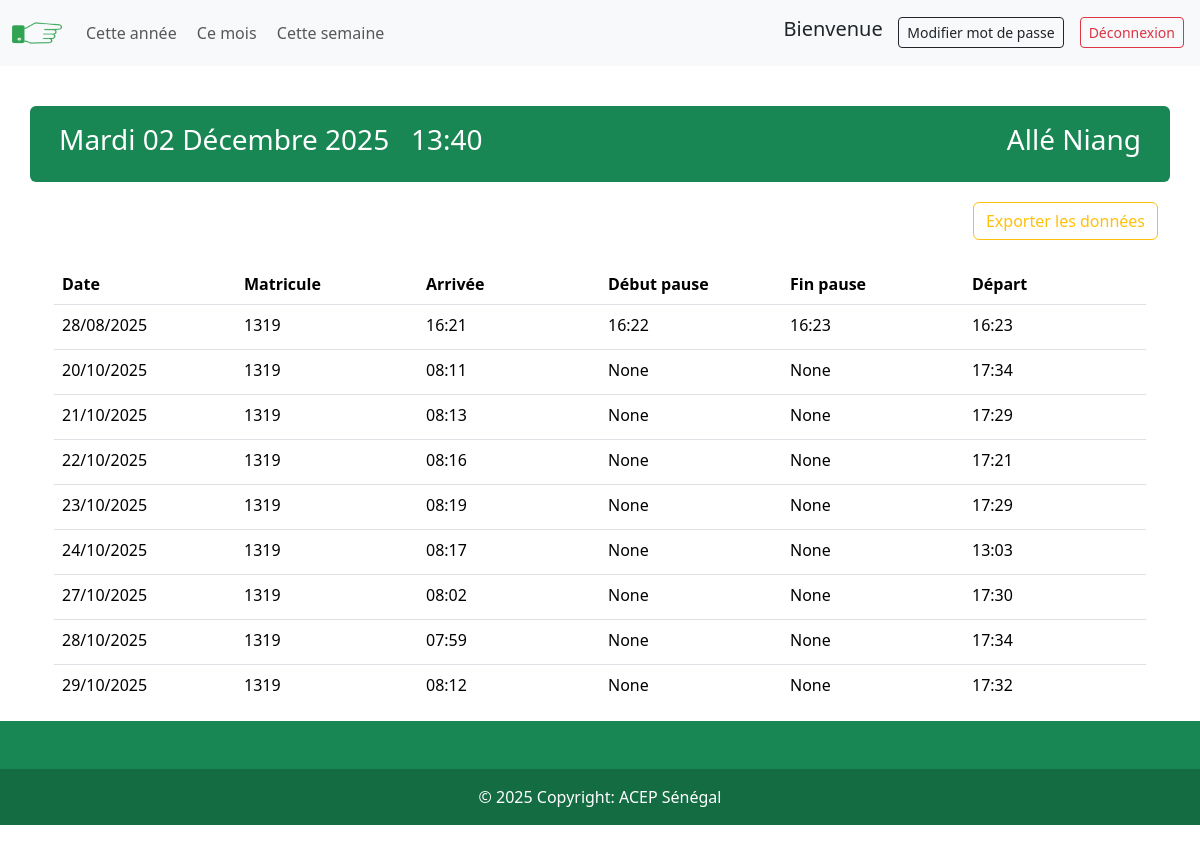
Page /annee (signed in) on the committed database.
### app/models.py (models this page shows)
class pointage(models.Model):
    date = models.CharField(max_length=100)
    matricule = models.CharField(max_length=100)
    agent = models.CharField(max_length=100)
    arrivee = models.CharField(max_length=100)
    locarrivee = models.CharField(max_length=100)
    debutpause = models.CharField(max_length=100, null=True)
    locdebutpause = models.CharField(max_length=100, null=True)
    finpause = models.CharField(max_length=100, null=True)
    locfinpause = models.CharField(max_length=100, null=True)
    depart = models.CharField(max_length=100, null=True)
    locdepart = models.CharField(max_length=100, null=True)

### app/views.py (the view)
# urls.py: path('annee', views.pannee, name="pannee"),
@login_required
def pannee(request):
    mois = {1:'Janvier', 2:'Février', 3:'Mars', 4:'Avril', 5:'Mai', 6:'Juin', 7:'Juillet', 8:'Août', 9:'Septembre', 10:'Octobre', 11:'Novembre', 12:'Décembre'}
    current_dateTime = datetime.datetime.now()
    m = mois[int(current_dateTime.strftime("%m"))].capitalize()
    jour = {0:'Dimanche', 1:'Lundi', 2:'Mardi', 3:'Mercredi', 4:'Jeudi', 5:'Vendredi', 6:'Samedi'}
    j = jour[int(current_dateTime.strftime("%w"))].capitalize()
    y = current_dateTime.strftime("%Y")
    dn = str(j)+" "+strftime('%d', gmtime())+" "+str(m)+" "+str(y)
    hm = strftime("%H:%M", gmtime())
    pa = pointage.objects.filter(date__endswith=strftime("%Y", gmtime()), matricule__exact=request.user.username)
    return render(request, 'app/p_annee.html', {'pa': pa, 'd': dn, 'hm': hm})

### app/templates/app/p_annee.html
{% extends 'app/base.html' %}
{% block content %}
<div class="row alert bg bg-success text-white">
  <div class="col-sm-6">
    <h3>{{d}} &nbsp; {{hm}}</h3>
  </div>
  <div class="col-sm-6">
    <h3 class="d-flex flex-row-reverse">{{request.user.first_name}} {{request.user.last_name}}</h3>
  </div>
</div>
<div class="col-sm-12 d-flex flex-row-reverse">
    <a class="btn btn-outline-warning mt-1 " href="{% url 'export_pannee' %}" role="button">Exporter les données</a>
</div>
<div class="mt-4">
    {% if pa %}
    <div class="container">
        <table class="table table-fixed">
          <thead>
            <tr>
              <th class="col-sm-2">Date</th>
              <th class="col-sm-2">Matricule</th>
              <th class="col-sm-2">Arrivée</th>
              <th class="col-sm-2">Début pause</th>
              <th class="col-sm-2">Fin pause</th>
              <th class="col-sm-2">Départ</th>
            </tr>
          </thead>
          <tbody>
            {% for p in pa %}
            <tr>
              <td class="col-sm-2">{{p.date}}</td>
              <td class="col-sm-2"> {{p.matricule}}</td>
              <td class="col-sm-2">{{p.arrivee}}</td>
              <td class="col-sm-2">{{p.debutpause}}</td>
              <td class="col-sm-2">{{p.finpause}}</td>
              <td class="col-sm-2">{{p.depart}}</td>
            </tr>
            {% endfor %}
          </tbody>
        </table>
      </div>
    {% else %}
    <h4 class="text-center alert alert-warning">Aucun pointage</h4>
    {% endif %}
</div>
{% endblock content %}

### rows in the picture
pointage: date "28/08/2025", matricule "1319", arrivee "16:21", debutpause "16:22", finpause "16:23", depart "16:23"
pointage: date "20/10/2025", matricule "1319", arrivee "08:11", debutpause "None", finpause "None", depart "17:34"
pointage: date "21/10/2025", matricule "1319", arrivee "08:13", debutpause "None", finpause "None", depart "17:29"
pointage: date "22/10/2025", matricule "1319", arrivee "08:16", debutpause "None", finpause "None", depart "17:21"
pointage: date "23/10/2025", matricule "1319", arrivee "08:19", debutpause "None", finpause "None", depart "17:29"
pointage: date "24/10/2025", matricule "1319", arrivee "08:17", debutpause "None", finpause "None", depart "13:03"
pointage: date "27/10/2025", matricule "1319", arrivee "08:02", debutpause "None", finpause "None", depart "17:30"
pointage: date "28/10/2025", matricule "1319", arrivee "07:59", debutpause "None", finpause "None", depart "17:34"
pointage: date "29/10/2025", matricule "1319", arrivee "08:12", debutpause "None", finpause "None", depart "17:32"

### other values in the picture
{{ d }} "Mardi 02 Décembre 2025"
{{ hm }} "13:40"
{{ request.user.first_name }} "Allé"
{{ request.user.last_name }} "Niang"
